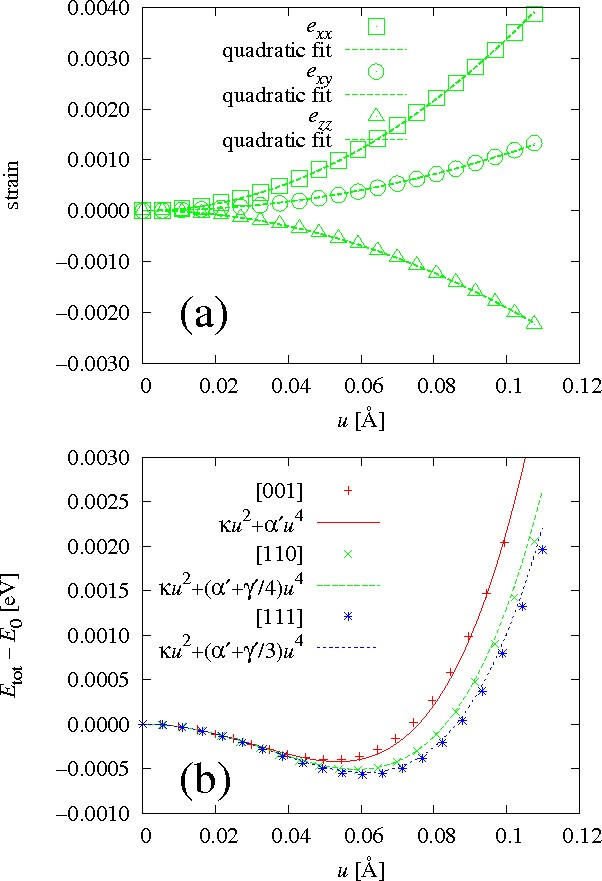

Write the gnuplot code that produced this figure.
#!/usr/bin/env gnuplot
##
E_0 = -1.3185649729E+02

a0 = 7.4419883555
B11 = 135.496966169601
B12 =  45.9264947808815
B44 =  51.2750883179845

P_alpha =   97.2018664031588
P_gamma = -140.106921118426
kappa   =   -0.284319690289374


BOHR=0.52917720859
HARTREE=27.21138386

set terminal postscript portrait enhanced color 'Times-Roman,18'
set output 'perovskite-optcell2.eps'
set encoding iso_8859_1
set multiplot

#set rmargin 13.5
set format y '%.4f'
set xtics 0.02
set xlabel '{/Times-Italic u} [\305]'

set size 1,0.5

f_xx(x)=a_xx*x**2
f_xy(x)=a_xy*x**2
f_zz(x)=a_zz*x**2
fit f_xx(x) 'perovskite-optcell2-110.dat' using (sqrt($2**2+$3**2+$4**2)*BOHR):($8*$13/a0-1) via a_xx
fit f_xy(x) 'perovskite-optcell2-110.dat' using (sqrt($2**2+$3**2+$4**2)*BOHR):($8*$14/a0*2) via a_xy
fit f_zz(x) 'perovskite-optcell2-110.dat' using (sqrt($2**2+$3**2+$4**2)*BOHR):($10/a0-1)    via a_zz

B1xx = -a_xx*4*B11+a_zz*2*(B11-2*B12)
B1yy = -a_xx*4*B12-a_zz*2*B11
B4yz = -2 * B44 * a_xy
B = B11 + 2*B12
mu_t = (B11-B12) / 2
mu_r = B44
C = B1xx + 2*B1yy
nu_t = (B1xx-B1yy) / 2
nu_r = B4yz
alpha_p = P_alpha - (C**2/B+4*nu_t**2/mu_t)/24
gamma_p = P_gamma + (nu_t**2/mu_t-nu_r**2/mu_r)/2


set origin 0.0, 0.5
set key left
set ylabel 'strain'
set label 1 '(a)' at 0.01,-0.002 font "Times-Roman, 36"
plot 'perovskite-optcell2-110.dat'        using (sqrt($2**2+$3**2+$4**2)*BOHR):($8*$13/a0-1) title '{/Times-Italic e_{xx}}' w p lt 2 ps 2 pt 4,\
     f_xx(x) title 'quadratic fit' w l lt 2 lw 2,\
     'perovskite-optcell2-110.dat'        using (sqrt($2**2+$3**2+$4**2)*BOHR):($8*$14/a0*2) title '{/Times-Italic e_{xy}}' w p lt 2 ps 2 pt 6,\
     f_xy(x) title 'quadratic fit' w l lt 2 lw 2,\
     'perovskite-optcell2-110.dat'        using (sqrt($2**2+$3**2+$4**2)*BOHR):($10/a0-1)    title '{/Times-Italic e_{zz}}' w p lt 2 ps 2 pt 8,\
     f_zz(x) title 'quadratic fit' w l lt 2 lw 2

set origin 0.0, 0.0
set key -0.03,0.0028 spacing 1.4
set ylabel '{/Times-Italic E}_{tot} - {/Times-Italic E}_{0} [eV]'
set yrange [-0.001:0.003]
set label 1 '(b)' at 0.01,-0.0006 font "Times-Roman, 36"
plot 'perovskite-optcell2-001.dat'        using (sqrt($2**2+$3**2+$4**2)*BOHR):(($6-E_0)*HARTREE) title '[001]' w p ps 1 lt 1,\
     kappa*x**2 + alpha_p*x**4             title '{/Symbol k}{/Times-Italic u}^2+{/Symbol a\242}{/Times-Italic u}^4' w l lt 1,\
     'perovskite-optcell2-110.dat'        using (sqrt($2**2+$3**2+$4**2)*BOHR):(($6-E_0)*HARTREE) title '[110]' w p ps 1 lt 2,\
     kappa*x**2 + (alpha_p+gamma_p/4)*x**4 title '{/Symbol k}{/Times-Italic u}^2+({/Symbol a\242}+{/Symbol g\242}/4){/Times-Italic u}^4' w l lt 2,\
     'perovskite-optcell2-111.dat'        using (sqrt($2**2+$3**2+$4**2)*BOHR):(($6-E_0)*HARTREE) title '[111]' w p ps 1 lt 3,\
     kappa*x**2 + (alpha_p+gamma_p/3)*x**4 title '{/Symbol k}{/Times-Italic u}^2+({/Symbol a\242}+{/Symbol g\242}/3){/Times-Italic u}^4' w l lt 3

print 'B1xx = ',   B1xx, ' [eV/Angstrom^2]'
print 'B1yy = ',   B1yy, ' [eV/Angstrom^2]'
print 'B4yz = ',   B4yz, ' [eV/Angstrom^2]'

#set nomultiplot
#set output
#!gs -q -sDEVICE=ppm -sPAPERSIZE=a4 -r90x90 -dSAFER -dNOPAUSE -dBATCH -sOutputFile=- -q perovskite-optcell2.eps | \
#                                                  pnmcrop -white | cjpeg -quality 90 > perovskite-optcell2.jpg

#Local variables:
#  compile-command: "gnuplot perovskite-optcell2.gp 2>&1 | tail -3"
#End:
